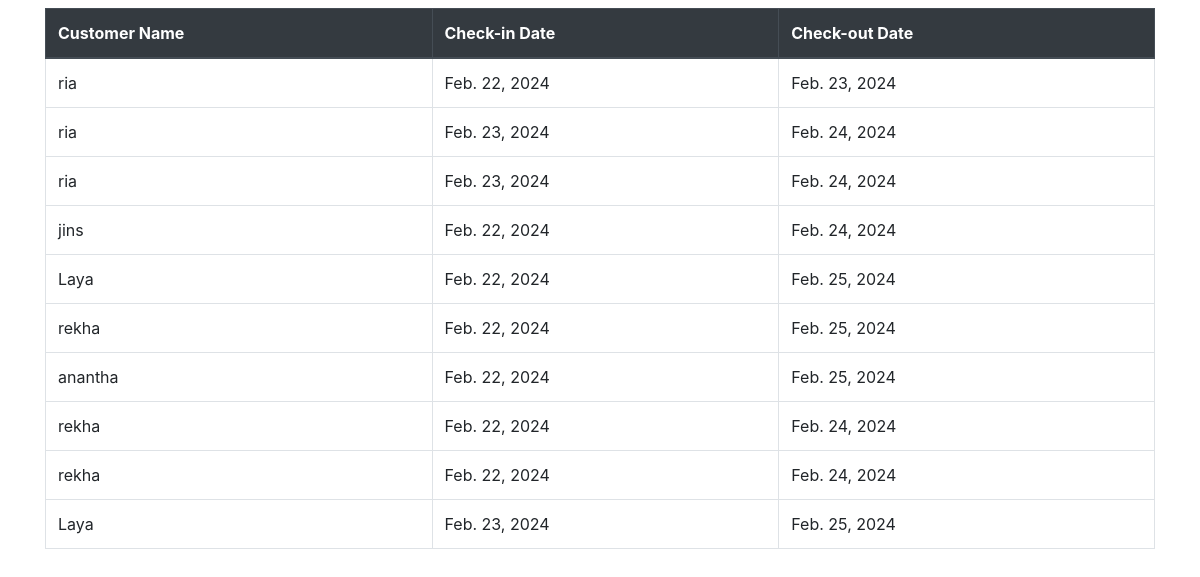
Before: /seller_booking_display/ (signed in) with the older database file.
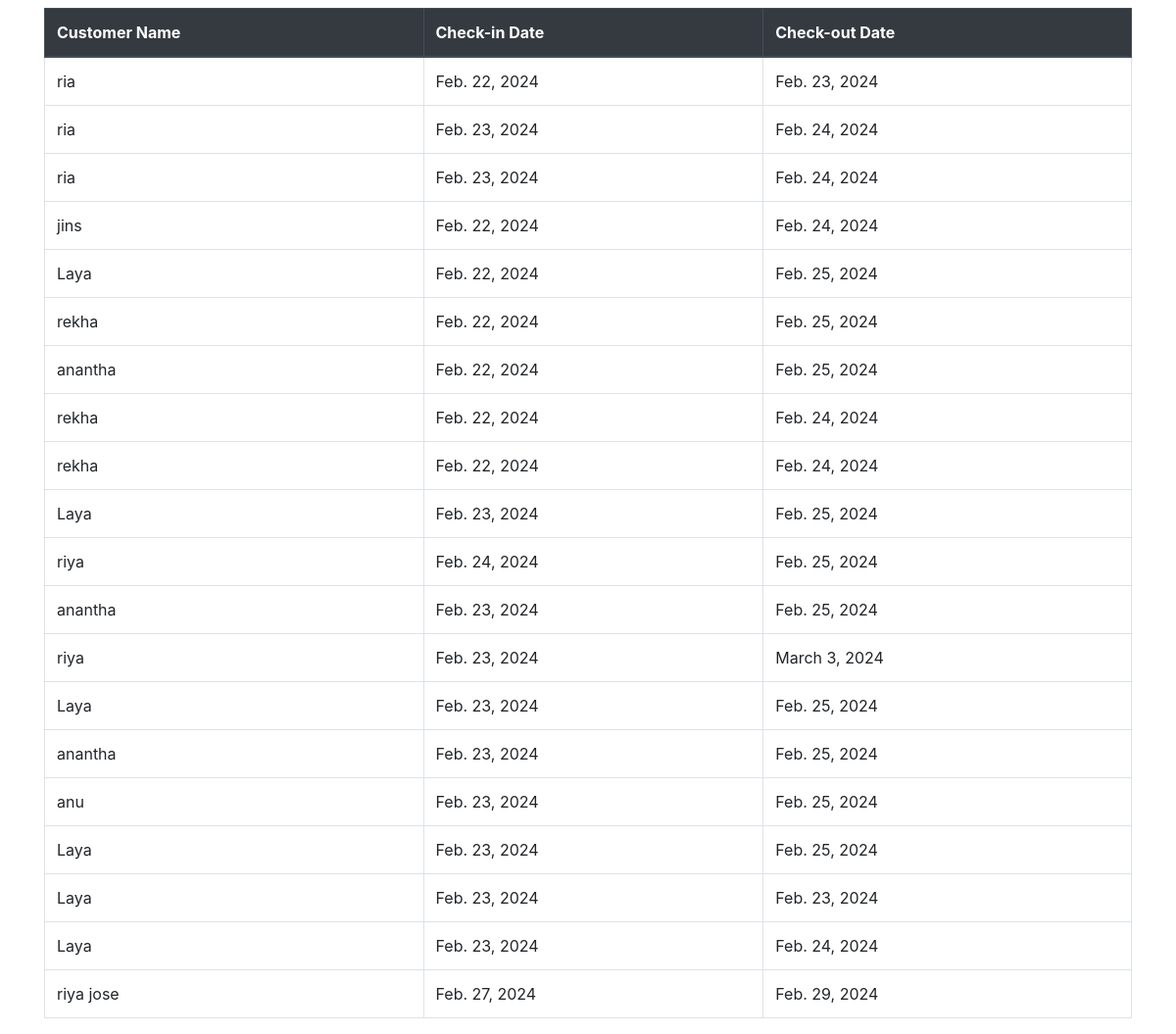
After: the same page with the newer database file.
### storeapp/models.py (models this page shows)
class SaveBooking(models.Model):
    class BookingStatusChoices(models.TextChoices):
            PENDING = 'pending', 'Pending'
            SUCCESSFUL = 'successful', 'Successful'
            FAILED = 'failed', 'Failed'
    farm=models.ForeignKey(Farm_Booking, on_delete=models.CASCADE,default=2)
    user=models.ForeignKey(CustomUser, on_delete=models.CASCADE,default=6)
    total_price=models.DecimalField(max_digits=10, decimal_places=2,null=True)
    name=models.CharField(max_length=100)
    rooms_booked=models.PositiveIntegerField(default=1,null=True)
    check_in= models.DateField(default=timezone.now)
    check_out= models.DateField(default=timezone.now)
    adults=models.PositiveIntegerField(default=0,null=True)
    children=models.PositiveIntegerField(default=0,null=True)
    status = models.CharField(
    max_length=20, choices=BookingStatusChoices.choices, default=BookingStatusChoices.PENDING)
    def __str__(self):
        return self.name

### storeapp/views.py (the view)
# urls.py: path('seller_booking_display/',views.seller_booking_display,name='seller_booking_display'),
def seller_booking_display(request):
    seller = request.user
    farm = Farm.objects.get(seller=seller)
    bookings_data = SaveBooking.objects.filter(farm__farm_id=farm.id)
    context = {
        'seller': seller,
        'farm': farm,
        'bookings_data': bookings_data,
    }
    print(bookings_data)
    return render(request, 'seller_booking_display.html', context)

### template/seller_booking_display.html (shortened to what this page needs)
<!DOCTYPE html>
<html lang="en">
<head>
    <link href="https://maxcdn.bootstrapcdn.com/bootstrap/4.5.2/css/bootstrap.min.css" rel="stylesheet">
</head>
<body>
    <div class="container">
        <table class="table table-bordered mt-2">
            <thead class="thead-dark">
                <tr>
                    <th>Customer Name</th>
                    <th>Check-in Date</th>
                    <th>Check-out Date</th>
                </tr>
            </thead>
            <tbody>
                {% for booking in bookings_data %}
                    <tr>
                        <td>{{ booking.name }}</td>
                        <td>{{ booking.check_in }}</td>
                        <td>{{ booking.check_out }}</td>
                    </tr>
                {% empty %}
                    <tr><td colspan="3">No bookings available.</td></tr>
                {% endfor %}
            </tbody>
        </table>
    </div>
</body>
</html>

Changed rows visible on the page:
added SaveBooking: name "riya", check_in "Feb. 24, 2024", check_out "Feb. 25, 2024"
added SaveBooking: name "anantha", check_in "Feb. 23, 2024", check_out "Feb. 25, 2024"
added SaveBooking: name "riya", check_in "Feb. 23, 2024", check_out "March 3, 2024"
added SaveBooking: name "Laya", check_in "Feb. 23, 2024", check_out "Feb. 25, 2024"
added SaveBooking: name "anantha", check_in "Feb. 23, 2024", check_out "Feb. 25, 2024"
added SaveBooking: name "anu", check_in "Feb. 23, 2024", check_out "Feb. 25, 2024"
added SaveBooking: name "Laya", check_in "Feb. 23, 2024", check_out "Feb. 25, 2024"
added SaveBooking: name "Laya", check_in "Feb. 23, 2024", check_out "Feb. 23, 2024"
added SaveBooking: name "Laya", check_in "Feb. 23, 2024", check_out "Feb. 24, 2024"
added SaveBooking: name "riya jose", check_in "Feb. 27, 2024", check_out "Feb. 29, 2024"
